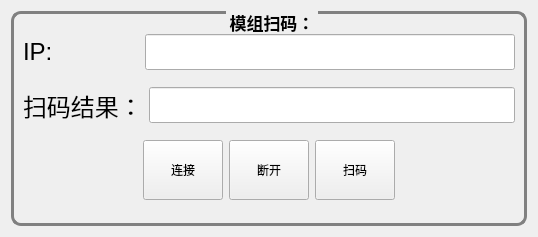
<?xml version="1.0" encoding="UTF-8"?>
<ui version="4.0">
 <class>ScanCodeForm</class>
 <widget class="QWidget" name="ScanCodeForm">
  <property name="geometry">
   <rect>
    <x>0</x>
    <y>0</y>
    <width>538</width>
    <height>237</height>
   </rect>
  </property>
  <property name="windowTitle">
   <string>Form</string>
  </property>
  <layout class="QGridLayout" name="gridLayout">
   <item row="0" column="0">
    <widget class="QGroupBox" name="groupBox">
     <property name="styleSheet">
      <string notr="true">QGroupBox
{
	border: 3px solid gray;
	border-radius:10px;
	margin-top:5ex;
	font-family:楷体;
	font:bold 17px;
 
} 
QGroupBox::title
{
	subcontrol-origin:margin;
	subcontrol-position:top center;
	padding:1px;
}
QGroupBox::enabled{
	border: 3px solid gray;
}
QGroupBox::!enabled{
	border: 1px solid gray;
}</string>
     </property>
     <property name="title">
      <string>模组扫码：</string>
     </property>
     <layout class="QVBoxLayout" name="verticalLayout_3">
      <item>
       <layout class="QHBoxLayout" name="horizontalLayout">
        <item>
         <widget class="QLabel" name="label">
          <property name="font">
           <font>
            <family>Arial</family>
            <pointsize>18</pointsize>
           </font>
          </property>
          <property name="text">
           <string>IP:             </string>
          </property>
         </widget>
        </item>
        <item>
         <widget class="QLineEdit" name="lineEdit_sIP">
          <property name="font">
           <font>
            <family>Arial</family>
            <pointsize>18</pointsize>
           </font>
          </property>
          <property name="inputMask">
           <string/>
          </property>
          <property name="text">
           <string/>
          </property>
         </widget>
        </item>
       </layout>
      </item>
      <item>
       <layout class="QHBoxLayout" name="horizontalLayout_12">
        <item>
         <widget class="QLabel" name="label_5">
          <property name="font">
           <font>
            <pointsize>18</pointsize>
           </font>
          </property>
          <property name="text">
           <string>扫码结果：</string>
          </property>
         </widget>
        </item>
        <item>
         <widget class="QLineEdit" name="LineEditCode">
          <property name="minimumSize">
           <size>
            <width>120</width>
            <height>20</height>
           </size>
          </property>
          <property name="font">
           <font>
            <pointsize>18</pointsize>
           </font>
          </property>
          <property name="alignment">
           <set>Qt::AlignCenter</set>
          </property>
          <property name="readOnly">
           <bool>true</bool>
          </property>
         </widget>
        </item>
       </layout>
      </item>
      <item>
       <layout class="QHBoxLayout" name="horizontalLayout_2">
        <item>
         <spacer name="horizontalSpacer_3">
          <property name="orientation">
           <enum>Qt::Horizontal</enum>
          </property>
          <property name="sizeHint" stdset="0">
           <size>
            <width>40</width>
            <height>20</height>
           </size>
          </property>
         </spacer>
        </item>
        <item>
         <widget class="QPushButton" name="PushButton_Connect">
          <property name="sizePolicy">
           <sizepolicy hsizetype="Maximum" vsizetype="Maximum">
            <horstretch>0</horstretch>
            <verstretch>0</verstretch>
           </sizepolicy>
          </property>
          <property name="minimumSize">
           <size>
            <width>80</width>
            <height>60</height>
           </size>
          </property>
          <property name="maximumSize">
           <size>
            <width>80</width>
            <height>60</height>
           </size>
          </property>
          <property name="text">
           <string>连接</string>
          </property>
         </widget>
        </item>
        <item>
         <widget class="QPushButton" name="PushButton_DisConnect">
          <property name="sizePolicy">
           <sizepolicy hsizetype="Maximum" vsizetype="Maximum">
            <horstretch>0</horstretch>
            <verstretch>0</verstretch>
           </sizepolicy>
          </property>
          <property name="minimumSize">
           <size>
            <width>80</width>
            <height>60</height>
           </size>
          </property>
          <property name="maximumSize">
           <size>
            <width>80</width>
            <height>60</height>
           </size>
          </property>
          <property name="text">
           <string>断开</string>
          </property>
         </widget>
        </item>
        <item>
         <widget class="QPushButton" name="PushButton_ScanCode">
          <property name="sizePolicy">
           <sizepolicy hsizetype="Maximum" vsizetype="Maximum">
            <horstretch>0</horstretch>
            <verstretch>0</verstretch>
           </sizepolicy>
          </property>
          <property name="minimumSize">
           <size>
            <width>80</width>
            <height>60</height>
           </size>
          </property>
          <property name="maximumSize">
           <size>
            <width>80</width>
            <height>60</height>
           </size>
          </property>
          <property name="text">
           <string>扫码</string>
          </property>
         </widget>
        </item>
        <item>
         <spacer name="horizontalSpacer_4">
          <property name="orientation">
           <enum>Qt::Horizontal</enum>
          </property>
          <property name="sizeHint" stdset="0">
           <size>
            <width>40</width>
            <height>20</height>
           </size>
          </property>
         </spacer>
        </item>
       </layout>
      </item>
     </layout>
    </widget>
   </item>
  </layout>
 </widget>
 <resources/>
 <connections/>
</ui>
